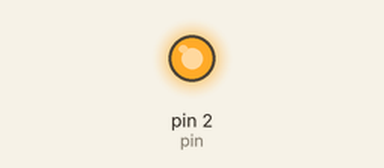
Simulated run of this sketch. Board: Arduino Uno, built with avr-gcc and run on an emulated ATmega328P. Shown: output pins drawn as LEDs (lit = HIGH).

Above: at 0.31 s.
At 39.76 s:
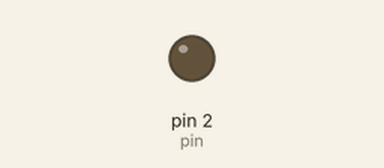
Timing chart, 0 to 40.0 s (numbered marks = the images above):
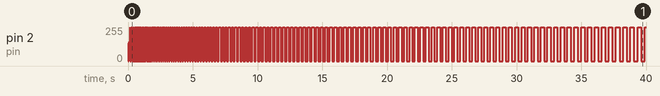

The sketch:

hello_world.ino
```cpp
int pin = 2;
unsigned ms = 0;

void setup() {
  pinMode(pin, OUTPUT);
}

void loop() {
  digitalWrite(pin, ms%2);
  delay(ms++ %1000);
}
```
